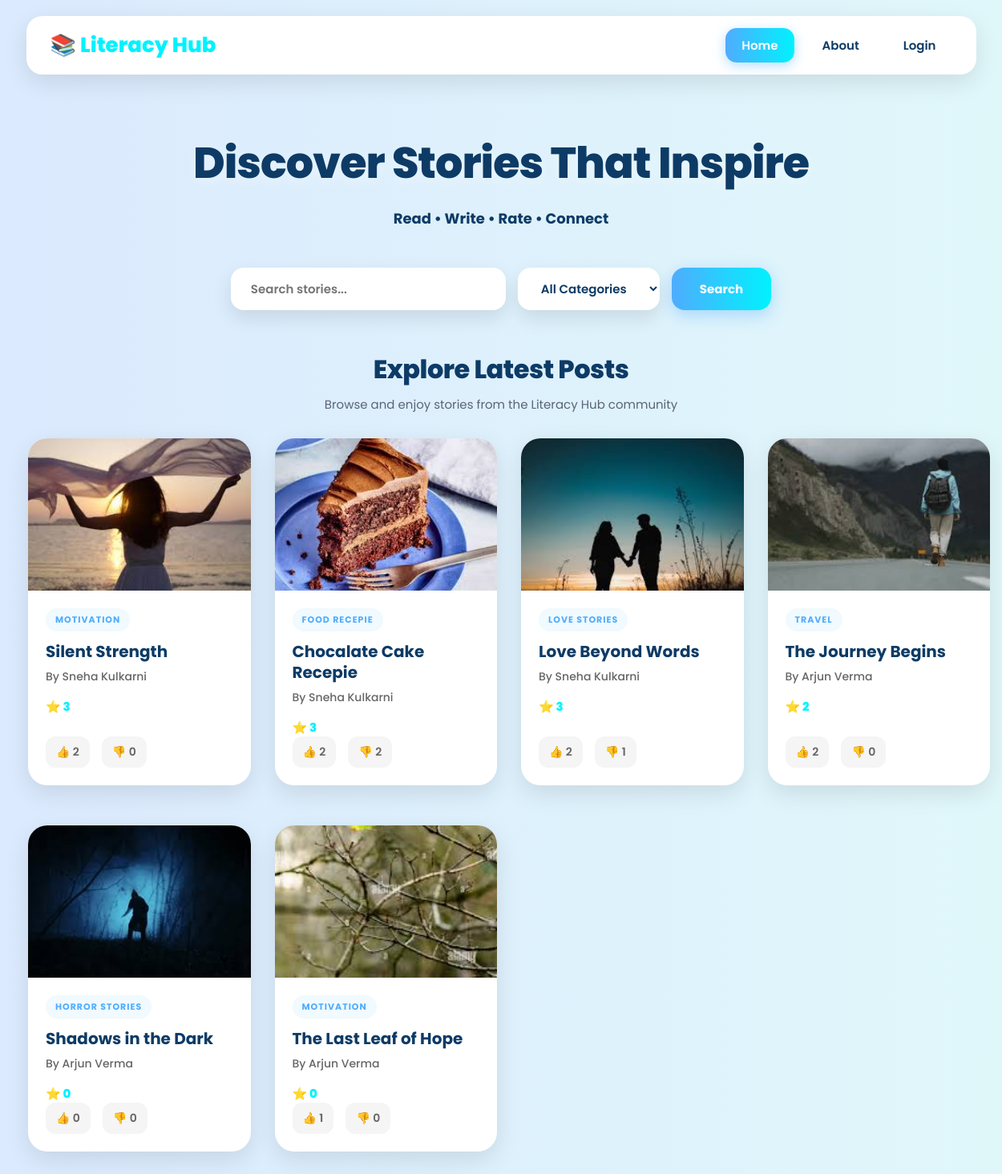
The page / on the database its author committed.
### tables this page shows
CREATE TABLE IF NOT EXISTS `posts` (
  `post_id` int NOT NULL AUTO_INCREMENT,
  `author_id` int DEFAULT NULL,
  `title` varchar(200) NOT NULL,
  `content` text NOT NULL,
  `image` varchar(255) DEFAULT NULL,
  `category_id` int DEFAULT NULL,
  `status` varchar(20) DEFAULT 'published',
  `rejection_reason` text NOT NULL,
  `created_at` timestamp NULL DEFAULT CURRENT_TIMESTAMP,
  `updated_at` timestamp NULL DEFAULT NULL,
  PRIMARY KEY (`post_id`)
);

CREATE TABLE IF NOT EXISTS `categories` (
  `category_id` int NOT NULL AUTO_INCREMENT,
  `category_name` varchar(100) NOT NULL,
  PRIMARY KEY (`category_id`)
);

CREATE TABLE IF NOT EXISTS `users` (
  `user_id` int UNSIGNED NOT NULL AUTO_INCREMENT,
  `username` varchar(50) NOT NULL,
  `email` varchar(100) NOT NULL,
  `password` varchar(100) NOT NULL,
  `role` varchar(20) DEFAULT 'user',
  `status` varchar(20) DEFAULT 'active',
  `writer_request` varchar(20) NOT NULL,
  `created_at` timestamp NULL DEFAULT CURRENT_TIMESTAMP,
  `profile_image` varchar(255) DEFAULT NULL,
  `mobile` varchar(15) NOT NULL,
  `gender` enum('Male','Female','Other') NOT NULL,
  `otp` varchar(10) DEFAULT NULL,
  `otp_expiry` datetime DEFAULT NULL,
  PRIMARY KEY (`user_id`)
);

### index.php (the view, shortened to what this page needs)
<?php
include 'db_connect.php';
$user = null;
$search = isset($_GET['search']) ? $_GET['search'] : '';
$sql = "SELECT posts.*, categories.category_name, users.username,
       AVG(ratings.rating) as avg_rating
FROM posts
LEFT JOIN categories ON posts.category_id = categories.category_id
LEFT JOIN users ON posts.author_id = users.user_id
LEFT JOIN ratings ON posts.post_id = ratings.post_id
WHERE posts.status='approved'";
$sql .= " GROUP BY posts.post_id ORDER BY posts.created_at DESC";
$result = mysqli_query($conn, $sql);
?>
<!DOCTYPE html>
<html>
<head>
    <link rel="stylesheet" href="index.css">
</head>
<body>
<div class="navbar">
    <h2>📚 Literacy Hub</h2>
    <div>
        <a href="index.php">Home</a>
        <a href="landing_page.php">About</a>
        <?php if(isset($_SESSION['user_id'])){ ?>
            <a href="user_dashboard.php">Dashboard</a>
            <?php if($_SESSION['role'] == 'admin'){ ?>
                <a href="admin_dashboard.php">Admin</a>
            <?php } ?>
            <a href="profile.php" class="profile-link">
                <?php if(!empty($user['profile_image'])) { ?>
                    <img src="uploads/<?php echo $user['profile_image']; ?>" class="nav-profile-img">
                <?php } else { ?>
                    <img src="uploads/default.png" class="nav-profile-img">
                <?php } ?>
                <?php echo $user['username']; ?>
            </a>
            <a href="#" onclick="confirmLogout()">Logout</a>
        <?php } else { ?>
            <a href="login.html">Login</a>
        <?php } ?>
    </div>
</div>
<div class="hero">
    <h1>Discover Stories That Inspire</h1>
    <p>Read • Write • Rate • Connect</p>
</div>
<div class="search-bar">
<form method="GET">
    <input type="text" name="search" placeholder="Search stories..." value="<?php echo $search; ?>">
    <select name="category">
        <option value="">All Categories</option>
    </select>
    <button type="submit">Search</button>
</form>
</div>
<div class="section-heading">
    <h2>Explore Latest Posts</h2>
    <p>Browse and enjoy stories from the Literacy Hub community</p>
</div>
<div class="posts-container">
<?php if(mysqli_num_rows($result) > 0){ ?>
<?php while($row = mysqli_fetch_assoc($result)){ ?>
<?php
$likes = mysqli_query($conn,
"SELECT COUNT(*) as total FROM post_reactions
WHERE post_id='".$row['post_id']."' AND reaction='like'");
$like_count = mysqli_fetch_assoc($likes)['total'];
$dislikes = mysqli_query($conn,
"SELECT COUNT(*) as total FROM post_reactions
WHERE post_id='".$row['post_id']."' AND reaction='dislike'");
$dislike_count = mysqli_fetch_assoc($dislikes)['total'];
?>
<div class="post-card">
    <a href="view_post_user.php?id=<?php echo $row['post_id']; ?>">
        <?php if(!empty($row['image'])){ ?>
            <img src="uploads/<?php echo $row['image']; ?>">
        <?php } else { ?>
            <img src="default.jpg">
        <?php } ?>
    </a>
    <div class="post-content">
        <div class="category">
            <?php echo $row['category_name']; ?>
        </div>
        <h3><?php echo $row['title']; ?></h3>
        <p>By <?php echo $row['username']; ?></p>
        <p class="rating">
            ⭐ <?php echo $row['avg_rating'] ? round($row['avg_rating'],1) : "0"; ?>
        </p>
        <div style="display:flex; gap:15px;">
             <span id="like-<?php echo $row['post_id']; ?>"
          onclick="react(<?php echo $row['post_id']; ?>,'like')"
          class="like-btn">
        👍 <?php echo $like_count; ?>
    </span>
    <span id="dislike-<?php echo $row['post_id']; ?>"
          onclick="react(<?php echo $row['post_id']; ?>,'dislike')"
          class="dislike-btn">
        👎 <?php echo $dislike_count; ?>
    </span>
        </div>
    </div>
</div>
<?php } ?>
<?php } else { ?>
<p class="no-posts">No posts found</p>
<?php } ?>
</div>
</body>
</html>
</body>
</html>

### index.css (style rules this page uses)
body { margin: 0; font-family: 'Poppins', sans-serif; background: linear-gradient(to right, #dbeafe 0%, #e0f7fa 100%) !important; background-attachment: fixed !important; min-height: 100vh; }
.navbar { display: flex; justify-content: space-between; align-items: center; padding: 15px 30px; margin: 20px auto; width: 90%; max-width: 1200px; background: #ffffff !important; border-radius: 20px; box-shadow: 0 10px 30px rgba(0, 0, 0, 0.1); }
.navbar h2 { color: #00f2fe; font-size: 26px; font-weight: 800; margin: 0; }
.navbar div { display: flex; align-items: center; gap: 15px; }
.navbar a { color: #0d3b66; text-decoration: none; font-weight: 600; font-size: 15px; padding: 10px 20px; border-radius: 14px; transition: all 0.3s ease; }
.navbar div a:first-child { background: linear-gradient(to right, #4facfe 0%, #00f2fe 100%) !important; color: #ffffff !important; box-shadow: 0 4px 15px rgba(79, 172, 254, 0.4); }
.hero { text-align: center; padding: 50px 20px 30px; animation: fadeIn 1s ease-out; }
.hero h1 { margin: 0; font-size: 54px; font-weight: 800; color: #0d3b66 !important; text-shadow: 0 4px 15px rgba(255,255,255,0.4); letter-spacing: -1px; }
.hero p { color: #0d3b66 !important; font-size: 18px; font-weight: 700; margin-top: 15px; }
.search-bar { text-align: center; margin: 0 20px 50px; }
.search-bar form { display: flex; justify-content: center; align-items: center; flex-wrap: wrap; gap: 15px; }
.search-bar input, .search-bar select { padding: 15px 25px; border-radius: 16px; border: none; background: #ffffff !important; color: #0d3b66; font-size: 15px; font-weight: 600; box-shadow: 0 10px 25px rgba(0,0,0,0.1); transition: all 0.3s ease; font-family: 'Poppins', sans-serif; }
.search-bar button { padding: 15px 35px; background: linear-gradient(to right, #4facfe 0%, #00f2fe 100%) !important; color: #ffffff !important; border: none; border-radius: 16px; font-weight: 700; font-size: 15px; cursor: pointer; box-shadow: 0 6px 20px rgba(79, 172, 254, 0.4); transition: all 0.3s ease; font-family: 'Poppins', sans-serif; }
.posts-container { display: grid; grid-template-columns: repeat(4, 1fr); flex-wrap: wrap; justify-content: center; gap: 35px; padding: 0 20px 60px; max-width: 1200px; margin: 0 auto; justify-content: center; gap:30px; }
.post-card { width: 100%; background: #ffffff !important; border-radius: 24px; border: none; box-shadow: 0 10px 30px rgba(0,0,0,0.1); transition: all 0.4s cubic-bezier(0.175, 0.885, 0.32, 1.275); display: flex; flex-direction: column; margin:10px; min-width:220px; }
.post-card a { text-decoration: none; display: block; overflow: hidden; border-radius: 24px 24px 0 0; }
.post-card img { width: 100%; height: 190px; object-fit: cover; display: block; transition: transform 0.5s ease; }
.post-content { padding: 22px; flex: 1; display: flex; flex-direction: column; }
.category { background: #f0faff; color: #4facfe; font-size: 11px; font-weight: 700; text-transform: uppercase; letter-spacing: 1px; margin-bottom: 12px; padding: 6px 12px; border-radius: 20px; display: inline-block; align-self: flex-start; }
.post-content h3 { font-weight: 700; font-size: 20px; margin: 0 0 8px 0; color: #0d3b66; line-height: 1.3; }
.post-content p { font-size: 14px; font-weight: 500; color: #666666; margin: 0 0 15px 0; }
.post-content p.rating { font-weight: 800; color: #00f2fe; margin-bottom: auto; font-size: 15px; }
.post-content span { font-size: 14px; font-weight: 600; color: #666666; border-radius: 12px; padding: 8px 12px; transition: all 0.2s ease; background: #f5f5f5; border: 1px solid transparent; }
.section-heading { width: 100%; display: flex; justify-content: center; align-items: center; flex-direction: column; max-width: 1200px; margin: 40px auto 20px; padding: 0 20px; text-align: center; }
.section-heading h2 { font-size: 32px; font-weight: 800; color: #0d3b66; margin: 0 0 8px 0; letter-spacing: -0.5px; }
.section-heading p { font-size: 15px; color: #5b6475; margin: 0; line-height: 1.6; }

### rows shown on the page
posts: image (picture), category.category_name "MOTIVATION", title "Silent Strength", author.username "Sneha Kulkarni", avg_rating "3", like_count "2", dislike_count "0"
posts: image (picture), category.category_name "FOOD RECEPIE", title "Chocalate Cake Recepie", author.username "Sneha Kulkarni", avg_rating "3", like_count "2", dislike_count "2"
posts: image (picture), category.category_name "LOVE STORIES", title "Love Beyond Words", author.username "Sneha Kulkarni", avg_rating "3", like_count "2", dislike_count "1"
posts: image (picture), category.category_name "TRAVEL", title "The Journey Begins", author.username "Arjun Verma", avg_rating "2", like_count "2", dislike_count "0"
posts: image (picture), category.category_name "HORROR STORIES", title "Shadows in the Dark", author.username "Arjun Verma", shows "0", like_count "0", dislike_count "0"
posts: image (picture), category.category_name "MOTIVATION", title "The Last Leaf of Hope", author.username "Arjun Verma", shows "0", like_count "1", dislike_count "0"
